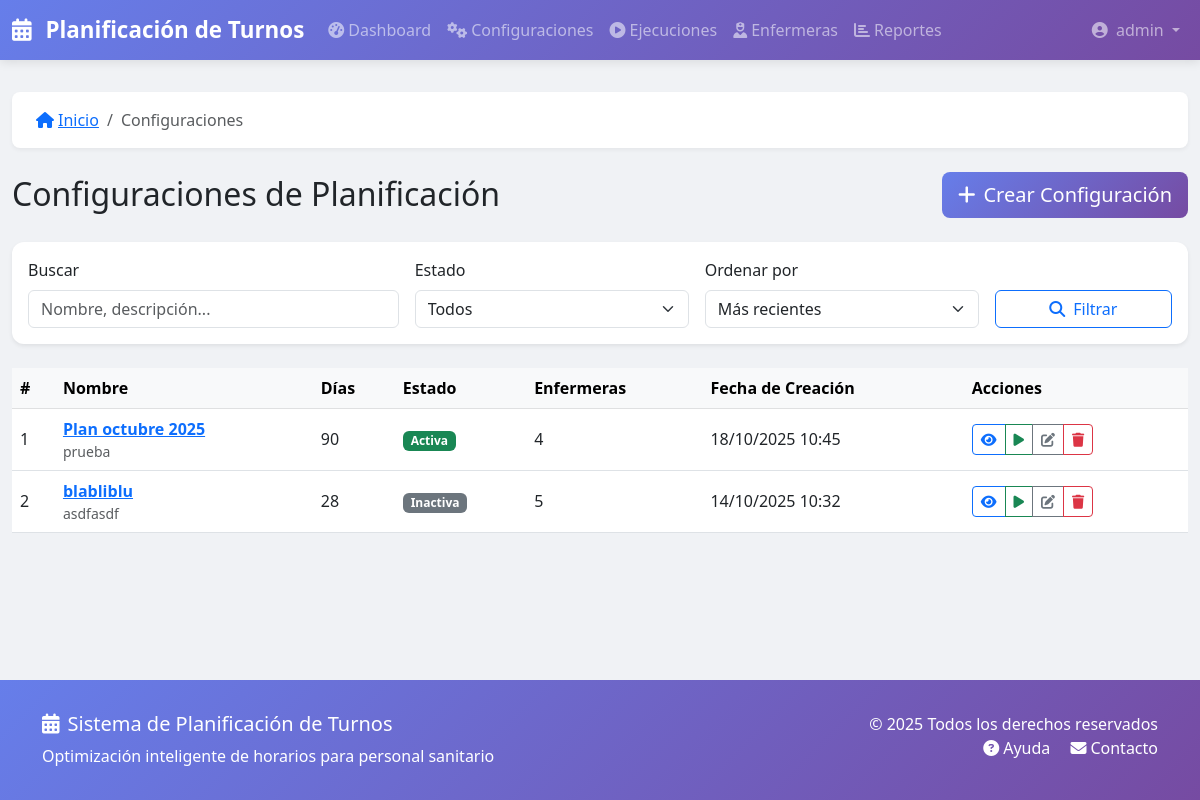
/configuraciones/ (signed in), run on an earlier commit of the app's database.
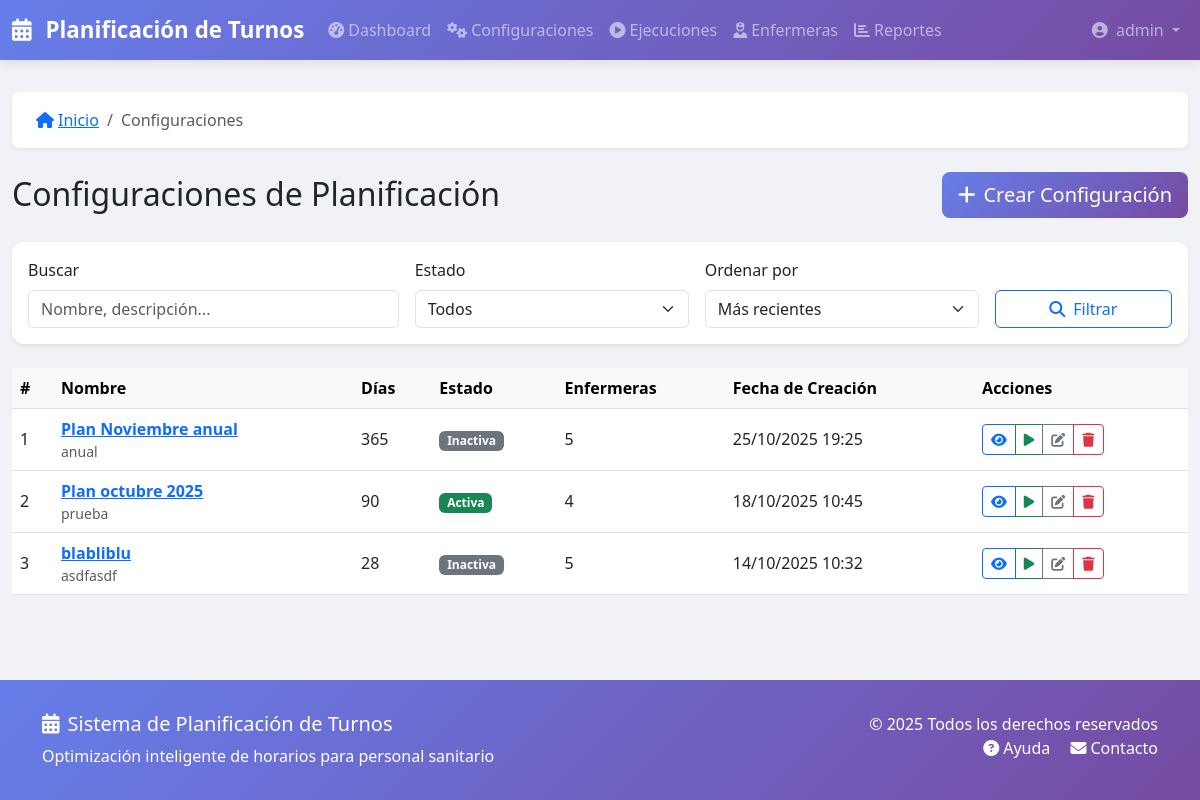
And on a later commit of the database.
### turnos/models.py (models this page shows, shortened)
class ConfiguracionPlanificacion(models.Model):
    nombre = models.CharField(_('Nombre'), max_length=200)
    descripcion = models.TextField(_('Descripción'), blank=True)
    activa = models.BooleanField(_('Activa'), default=True)
    num_dias = models.IntegerField(
        _('Número de días'),
        validators=[MinValueValidator(7), MaxValueValidator(365)]
    )
    fecha_inicio = models.DateField(_('Fecha de inicio'))
    enfermeras = models.ManyToManyField(Enfermera, verbose_name=_('Enfermeras'))
    turnos = models.ManyToManyField(TipoTurno, verbose_name=_('Turnos'))
    demanda_por_turno = models.JSONField(
        _('Demanda por turno'),
        default=dict,
        blank=True  # <-- AÑADIDO
    )
    restricciones_duras = models.JSONField(
        _('Restricciones duras'),
        default=list,
        blank=True  # <-- AÑADIDO
    )
    restricciones_blandas = models.JSONField(
        _('Restricciones blandas'),
        default=list,
        blank=True  # <-- AÑADIDO
    )
    num_trabajadores = models.IntegerField(
        _('Número de trabajadores paralelos'),
        default=4,
        validators=[MinValueValidator(1), MaxValueValidator(8)]
    )
    tiempo_maximo_segundos = models.IntegerField(
        _('Tiempo máximo en segundos'),
        default=60,
        validators=[MinValueValidator(10), MaxValueValidator(600)]
    )
    seed = models.IntegerField(_('Semilla aleatoria'), null=True, blank=True)
    creado_por = models.ForeignKey(User, on_delete=models.SET_NULL, null=True, verbose_name=_('Creado por'))
    fecha_creacion = models.DateTimeField(_('Fecha de creación'), auto_now_add=True, editable=False)
    fecha_modificacion = models.DateTimeField(_('Fecha de modificación'), auto_now=True, editable=False)
    class Meta:
        verbose_name = _('Configuración de Planificación')
        verbose_name_plural = _('Configuraciones de Planificación')
        ordering = ['-fecha_creacion']

### turnos/views.py (the view)
# urls.py: path('configuraciones/', views.ConfiguracionListView.as_view(), name='config_lista'),
class ConfiguracionListView(LoginRequiredMixin, SearchMixin, FilterMixin, PaginationMixin, ListView):
    model = ConfiguracionPlanificacion
    template_name = 'turnos/configuration_list.html'
    context_object_name = 'configuraciones'
    paginate_by = 12
    search_fields = ['nombre', 'descripcion']
    filter_fields = {
        'estado': 'activa',
    }
    def get_queryset(self):
        queryset = super().get_queryset()
        queryset = queryset.select_related('creado_por').prefetch_related('enfermeras', 'turnos')
        estado = self.request.GET.get('estado')
        if estado == 'activa':
            queryset = queryset.filter(activa=True)
        elif estado == 'inactiva':
            queryset = queryset.filter(activa=False)
        orden = self.request.GET.get('orden', '-fecha_creacion')
        queryset = queryset.order_by(orden)
        return queryset

### turnos/mixins.py (called while the page is built)
    def get_paginate_by(self, queryset):
        per_page = self.request.GET.get('per_page')
        if per_page and per_page.isdigit():
            return min(int(per_page), 100)  # Máximo 100
        return self.paginate_by

    def get_queryset(self):
        queryset = super().get_queryset()
        search_query = self.request.GET.get(self.search_param)
        if search_query and self.search_fields:
            from django.db.models import Q
            q_objects = Q()
            for field in self.search_fields:
                q_objects |= Q(**{f'{field}__icontains': search_query})
            queryset = queryset.filter(q_objects)
        return queryset

    def get_queryset(self):
        queryset = super().get_queryset()
        for param, field in self.filter_fields.items():
            value = self.request.GET.get(param)
            if value:
                queryset = queryset.filter(**{field: value})
        return queryset

### turnos/templatetags/turnos_extras.py (called while the page is built)
@register.filter
def activo_badge(value):
    if value:
        return mark_safe('<span class="badge bg-success">Activa</span>')
    return mark_safe('<span class="badge bg-secondary">Inactiva</span>')

### backups/backup_20251025_181627/turnos/templates/turnos/configuration_list.html (shortened to what the changed rows need)
{% extends 'base.html' %}
{% load static %}
{% load i18n %}
{% load turnos_extras %}
{% block content %}
<div class="d-flex justify-content-between align-items-center mb-4">
    <h2 class="mb-0">{% trans "Configuraciones de Planificación" %}</h2>
</div>
{% if configuraciones %}
<div class="table-responsive">
    <table class="table table-hover align-middle">
        <thead class="table-light">
            <tr>
                <th>#</th>
                <th>{% trans "Nombre" %}</th>
                <th>{% trans "Días" %}</th>
                <th>{% trans "Estado" %}</th>
                <th>{% trans "Enfermeras" %}</th>
                <th>{% trans "Fecha de Creación" %}</th>
                <th>{% trans "Acciones" %}</th>
            </tr>
        </thead>
        <tbody>
            {% for config in configuraciones %}
            <tr>
                <td>{{ forloop.counter }}</td>
                <td>
                    <a href="{% url 'turnos:config_detalle' config.id %}" class="fw-bold">
                        {{ config.nombre }}
                    </a>
                    <div class="text-muted small">{{ config.descripcion|truncatechars:60 }}</div>
                </td>
                <td>{{ config.num_dias }}</td>
                <td>{{ config.activa|activo_badge }}</td>
                <td>{{ config.enfermeras.count }}</td>
                <td>{{ config.fecha_creacion|date:"d/m/Y H:i" }}</td>
                <td>
                    <div class="btn-group btn-group-sm">
                        <a href="{% url 'turnos:config_detalle' config.id %}" class="btn btn-outline-primary" title="{% trans 'Ver detalle' %}">
                            <i class="fas fa-eye"></i>
                        </a>
                        <a href="{% url 'turnos:ejecutar_planificacion' config.id %}" class="btn btn-outline-success" title="{% trans 'Ejecutar' %}">
                            <i class="fas fa-play"></i>
                        </a>
                        <a href="{% url 'turnos:config_editar' config.id %}" class="btn btn-outline-secondary" title="{% trans 'Editar' %}">
                            <i class="fas fa-edit"></i>
                        </a>
                        <a href="{% url 'turnos:config_eliminar' config.id %}" class="btn btn-outline-danger" title="{% trans 'Eliminar' %}">
                            <i class="fas fa-trash"></i>
                        </a>
                    </div>
                </td>
            </tr>
            {% endfor %}
        </tbody>
    </table>
</div>
{% endif %}
{% endblock %}

What changed in the data, as far as the page shows it:
added ConfiguracionPlanificacion: nombre "Plan Noviembre anual", descripcion "anual", num_dias "365", activa|activo_badge "Inactiva", enfermeras.count "5", fecha_creacion "25/10/2025 19:25"
